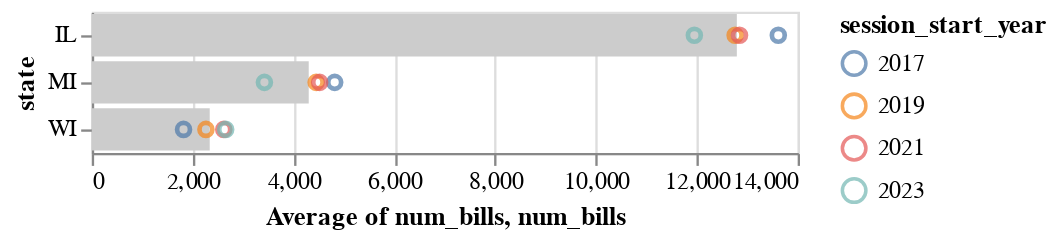

Source (notebook cell):
### Code cell
# Example 6
# perhaps we don't want to use mark_point anymore, maybe a bar?
bar_avgs = chart.mark_bar(color="#ccc").encode(
    alt.Y("state"),
    alt.X("average(num_bills)"),
)
bar_avgs + by_year

### Figure 1 — Vega-Lite specification as saved in the notebook (floating-point values rounded to 4 significant figures)
{"config": {"view": {"continuousWidth": 300, "continuousHeight": 300}}, "layer": [{"mark": {"type": "bar", "color": "#ccc"}, "encoding": {"x": {"aggregate": "average", "field": "num_bills", "type": "quantitative"}, "y": {"field": "state", "type": "nominal"}}}, {"mark": {"type": "point"}, "encoding": {"color": {"field": "session_start_year", "type": "nominal"}, "x": {"field": "num_bills", "type": "quantitative"}, "y": {"field": "state", "type": "nominal"}}}], "data": {"name": "data-7819b1facf2e5fc9998dcf4cad0b99f8"}, "$schema": "https://vega.github.io/schema/vega-lite/v5.20.1.json", "datasets": {"data-7819b1facf2e5fc9998dcf4cad0b99f8": [{"state": "IL", "session_start_year": 2017, "num_bills": 13616}, {"state": "IL", "session_start_year": 2019, "num_bills": 12760}, {"state": "IL", "session_start_year": 2021, "num_bills": 12847}, {"state": "IL", "session_start_year": 2023, "num_bills": 11951}, {"state": "MI", "session_start_year": 2017, "num_bills": 4818}, {"state": "MI", "session_start_year": 2019, "num_bills": 4450}, {"state": "MI", "session_start_year": 2021, "num_bills": 4520}, {"state": "MI", "session_start_year": 2023, "num_bills": 3424}, {"state": "WI", "session_start_year": 2017, "num_bills": 1820}, {"state": "WI", "session_start_year": 2019, "num_bills": 2264}, {"state": "WI", "session_start_year": 2021, "num_bills": 2618}, {"state": "WI", "session_start_year": 2023, "num_bills": 2656}]}}
